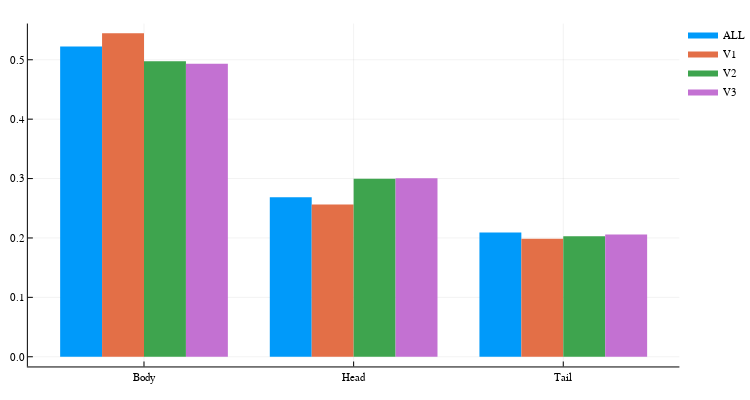

Notebook cell for this chart:
### Code cell
x_lig = repeat(["Head" ; "Body" ; "Tail"], outer = 4)
g_lig = repeat(["ALL" ; "V1" ; "V2" ; "V3"], inner = 3)

groupedbar(x_lig, hcat(dens_lig_full ,dens_lig_v1, dens_lig_v2, dens_lig_v3),
    bar_position = :dodge, linecolor = false, size = (750, 400),
    group = g_lig)

### Figure 1 — Plotly figure (JSON) as saved in the notebook; plotly's stock layout.template omitted (floating-point values rounded to 4 significant figures)
{"data": [{"fill": "tozeroy", "fillcolor": "rgba(0, 154, 250, 1.000)", "legendgroup": "ALL", "line": {"color": "rgba(0, 0, 0, 0)", "dash": "solid", "width": 1}, "mode": "lines", "name": "ALL", "showlegend": true, "type": "scatter", "x": [0.1, 0.1, 0.3, 0.3, 0.1, 0.1], "xaxis": "x", "y": [0.5223, 0, 0, 0.5223, 0.5223, 0.5223], "yaxis": "y"}, {"fill": "tozeroy", "fillcolor": "rgba(0, 154, 250, 1.000)", "legendgroup": "ALL", "line": {"color": "rgba(0, 0, 0, 0)", "dash": "solid", "width": 1}, "mode": "lines", "name": "ALL", "showlegend": false, "type": "scatter", "x": [1.1, 1.1, 1.3, 1.3, 1.1, 1.1], "xaxis": "x", "y": [0.2686, 0, 0, 0.2686, 0.2686, 0.2686], "yaxis": "y"}, {"fill": "tozeroy", "fillcolor": "rgba(0, 154, 250, 1.000)", "legendgroup": "ALL", "line": {"color": "rgba(0, 0, 0, 0)", "dash": "solid", "width": 1}, "mode": "lines", "name": "ALL", "showlegend": false, "type": "scatter", "x": [2.1, 2.1, 2.3, 2.3, 2.1, 2.1], "xaxis": "x", "y": [0.2091, 0, 0, 0.2091, 0.2091, 0.2091], "yaxis": "y"}, {"fill": "tozeroy", "fillcolor": "rgba(227, 111, 71, 1.000)", "legendgroup": "V1", "line": {"color": "rgba(0, 0, 0, 0)", "dash": "solid", "width": 1}, "mode": "lines", "name": "V1", "showlegend": true, "type": "scatter", "x": [0.3, 0.3, 0.5, 0.5, 0.3, 0.3], "xaxis": "x", "y": [0.5446, 0, 0, 0.5446, 0.5446, 0.5446], "yaxis": "y"}, {"fill": "tozeroy", "fillcolor": "rgba(227, 111, 71, 1.000)", "legendgroup": "V1", "line": {"color": "rgba(0, 0, 0, 0)", "dash": "solid", "width": 1}, "mode": "lines", "name": "V1", "showlegend": false, "type": "scatter", "x": [1.3, 1.3, 1.5, 1.5, 1.3, 1.3], "xaxis": "x", "y": [0.2565, 0, 0, 0.2565, 0.2565, 0.2565], "yaxis": "y"}, {"fill": "tozeroy", "fillcolor": "rgba(227, 111, 71, 1.000)", "legendgroup": "V1", "line": {"color": "rgba(0, 0, 0, 0)", "dash": "solid", "width": 1}, "mode": "lines", "name": "V1", "showlegend": false, "type": "scatter", "x": [2.3, 2.3, 2.5, 2.5, 2.3, 2.3], "xaxis": "x", "y": [0.1988, 0, 0, 0.1988, 0.1988, 0.1988], "yaxis": "y"}, {"fill": "tozeroy", "fillcolor": "rgba(62, 164, 78, 1.000)", "legendgroup": "V2", "line": {"color": "rgba(0, 0, 0, 0)", "dash": "solid", "width": 1}, "mode": "lines", "name": "V2", "showlegend": true, "type": "scatter", "x": [0.5, 0.5, 0.7, 0.7, 0.5, 0.5], "xaxis": "x", "y": [0.4974, 0, 0, 0.4974, 0.4974, 0.4974], "yaxis": "y"}, {"fill": "tozeroy", "fillcolor": "rgba(62, 164, 78, 1.000)", "legendgroup": "V2", "line": {"color": "rgba(0, 0, 0, 0)", "dash": "solid", "width": 1}, "mode": "lines", "name": "V2", "showlegend": false, "type": "scatter", "x": [1.5, 1.5, 1.7, 1.7, 1.5, 1.5], "xaxis": "x", "y": [0.2997, 0, 0, 0.2997, 0.2997, 0.2997], "yaxis": "y"}, {"fill": "tozeroy", "fillcolor": "rgba(62, 164, 78, 1.000)", "legendgroup": "V2", "line": {"color": "rgba(0, 0, 0, 0)", "dash": "solid", "width": 1}, "mode": "lines", "name": "V2", "showlegend": false, "type": "scatter", "x": [2.5, 2.5, 2.7, 2.7, 2.5, 2.5], "xaxis": "x", "y": [0.2029, 0, 0, 0.2029, 0.2029, 0.2029], "yaxis": "y"}, {"fill": "tozeroy", "fillcolor": "rgba(195, 113, 210, 1.000)", "legendgroup": "V3", "line": {"color": "rgba(0, 0, 0, 0)", "dash": "solid", "width": 1}, "mode": "lines", "name": "V3", "showlegend": true, "type": "scatter", "x": [0.7, 0.7, 0.9, 0.9, 0.7, 0.7], "xaxis": "x", "y": [0.4934, 0, 0, 0.4934, 0.4934, 0.4934], "yaxis": "y"}, {"fill": "tozeroy", "fillcolor": "rgba(195, 113, 210, 1.000)", "legendgroup": "V3", "line": {"color": "rgba(0, 0, 0, 0)", "dash": "solid", "width": 1}, "mode": "lines", "name": "V3", "showlegend": false, "type": "scatter", "x": [1.7, 1.7, 1.9, 1.9, 1.7, 1.7], "xaxis": "x", "y": [0.3005, 0, 0, 0.3005, 0.3005, 0.3005], "yaxis": "y"}, {"fill": "tozeroy", "fillcolor": "rgba(195, 113, 210, 1.000)", "legendgroup": "V3", "line": {"color": "rgba(0, 0, 0, 0)", "dash": "solid", "width": 1}, "mode": "lines", "name": "V3", "showlegend": false, "type": "scatter", "x": [2.7, 2.7, 2.9, 2.9, 2.7, 2.7], "xaxis": "x", "y": [0.206, 0, 0, 0.206, 0.206, 0.206], "yaxis": "y"}], "layout": {"annotations": [], "height": 400, "legend": {"bgcolor": "rgba(255, 255, 255, 1.000)", "bordercolor": "rgba(0, 0, 0, 1)", "font": {"color": "rgba(0, 0, 0, 1)", "family": "sans-serif", "size": 11}, "tracegroupgap": 0, "x": 1, "y": 1}, "margin": {"b": 20, "l": 0, "r": 0, "t": 20}, "paper_bgcolor": "rgba(255, 255, 255, 1.000)", "plot_bgcolor": "rgba(255, 255, 255, 1.000)", "showlegend": true, "width": 750, "xaxis": {"anchor": "y", "domain": [0.0408, 0.9948], "gridcolor": "rgba(0, 0, 0, 0.1)", "gridwidth": 0.5, "linecolor": "rgba(0, 0, 0, 1)", "mirror": false, "range": [-0.05396, 3.054], "showgrid": true, "showline": true, "showticklabels": true, "tickangle": 0, "tickcolor": "rgb(0, 0, 0)", "tickfont": {"color": "rgba(0, 0, 0, 1)", "family": "sans-serif", "size": 11}, "tickmode": "array", "ticks": "inside", "ticktext": ["Body", "Head", "Tail"], "tickvals": [0.5, 1.5, 2.5], "title": "", "titlefont": {"color": "rgba(0, 0, 0, 1)", "family": "sans-serif", "size": 15}, "type": "linear", "visible": true, "zeroline": false, "zerolinecolor": "rgba(0, 0, 0, 1)"}, "yaxis": {"anchor": "x", "domain": [0.03762, 0.9902], "gridcolor": "rgba(0, 0, 0, 0.1)", "gridwidth": 0.5, "linecolor": "rgba(0, 0, 0, 1)", "mirror": false, "range": [-0.01634, 0.561], "showgrid": true, "showline": true, "showticklabels": true, "tickangle": 0, "tickcolor": "rgb(0, 0, 0)", "tickfont": {"color": "rgba(0, 0, 0, 1)", "family": "sans-serif", "size": 11}, "tickmode": "array", "ticks": "inside", "ticktext": ["0.0", "0.1", "0.2", "0.3", "0.4", "0.5"], "tickvals": [0, 0.1, 0.2, 0.3, 0.4, 0.5], "title": "", "titlefont": {"color": "rgba(0, 0, 0, 1)", "family": "sans-serif", "size": 15}, "type": "linear", "visible": true, "zeroline": false, "zerolinecolor": "rgba(0, 0, 0, 1)"}}}
